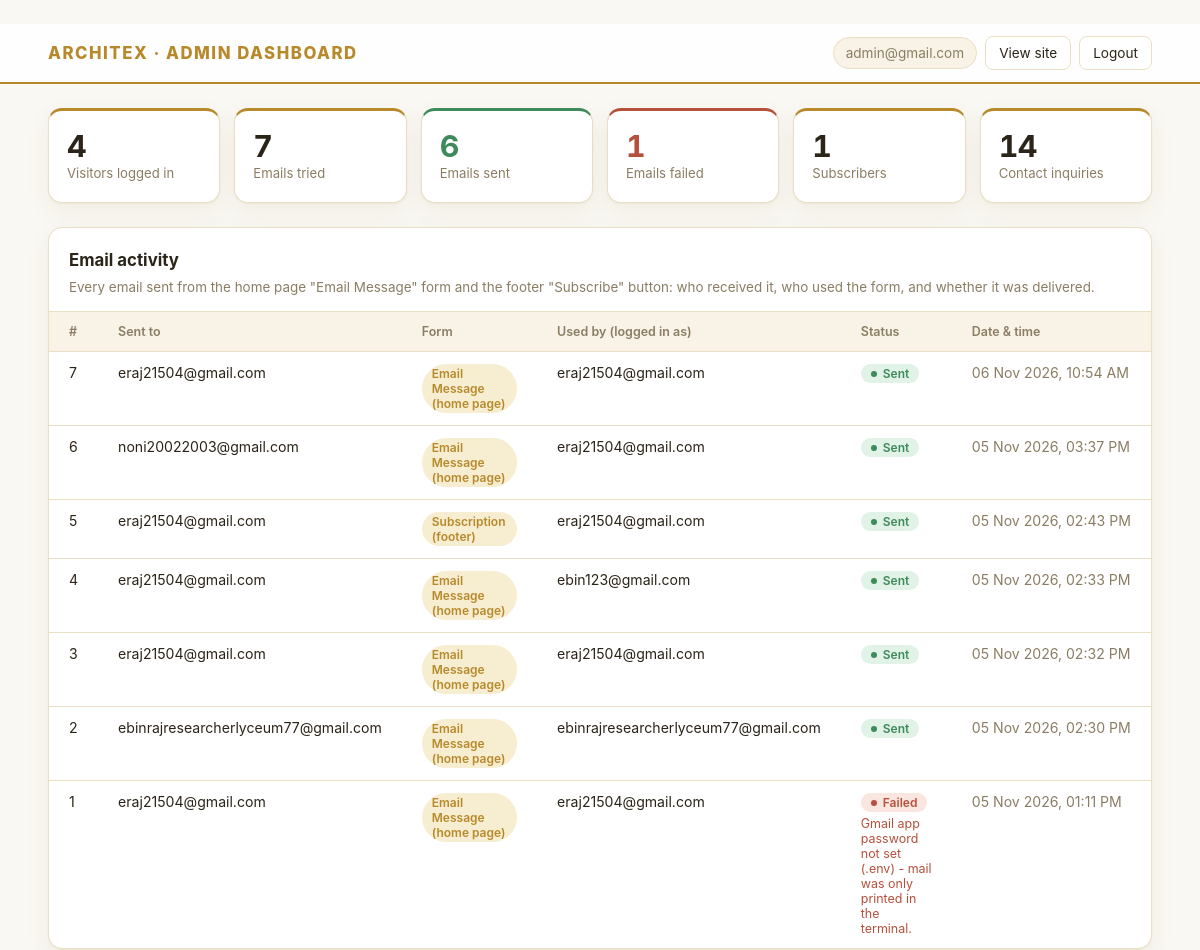
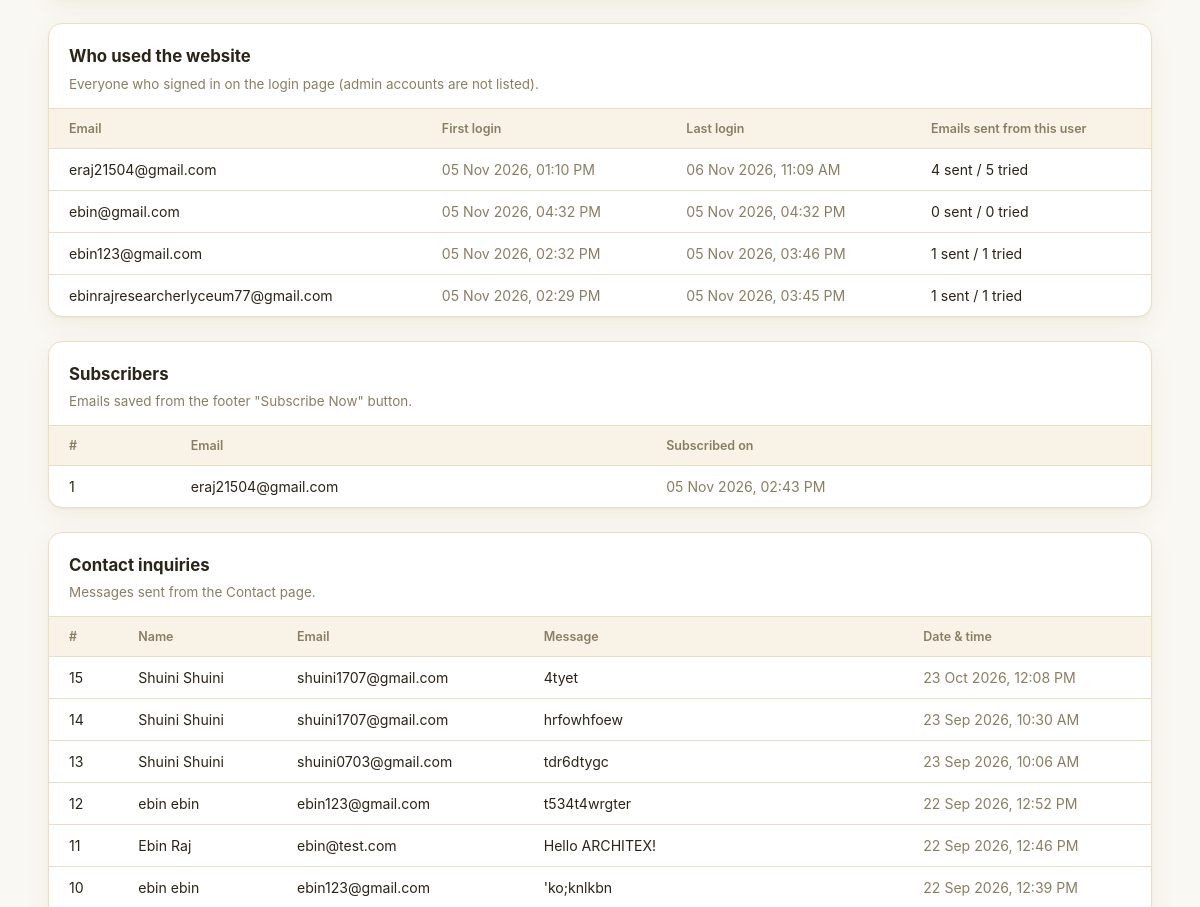
Before: /admin-dashboard/ (signed in, upper part) with the older database file (2 pictures, top to bottom).
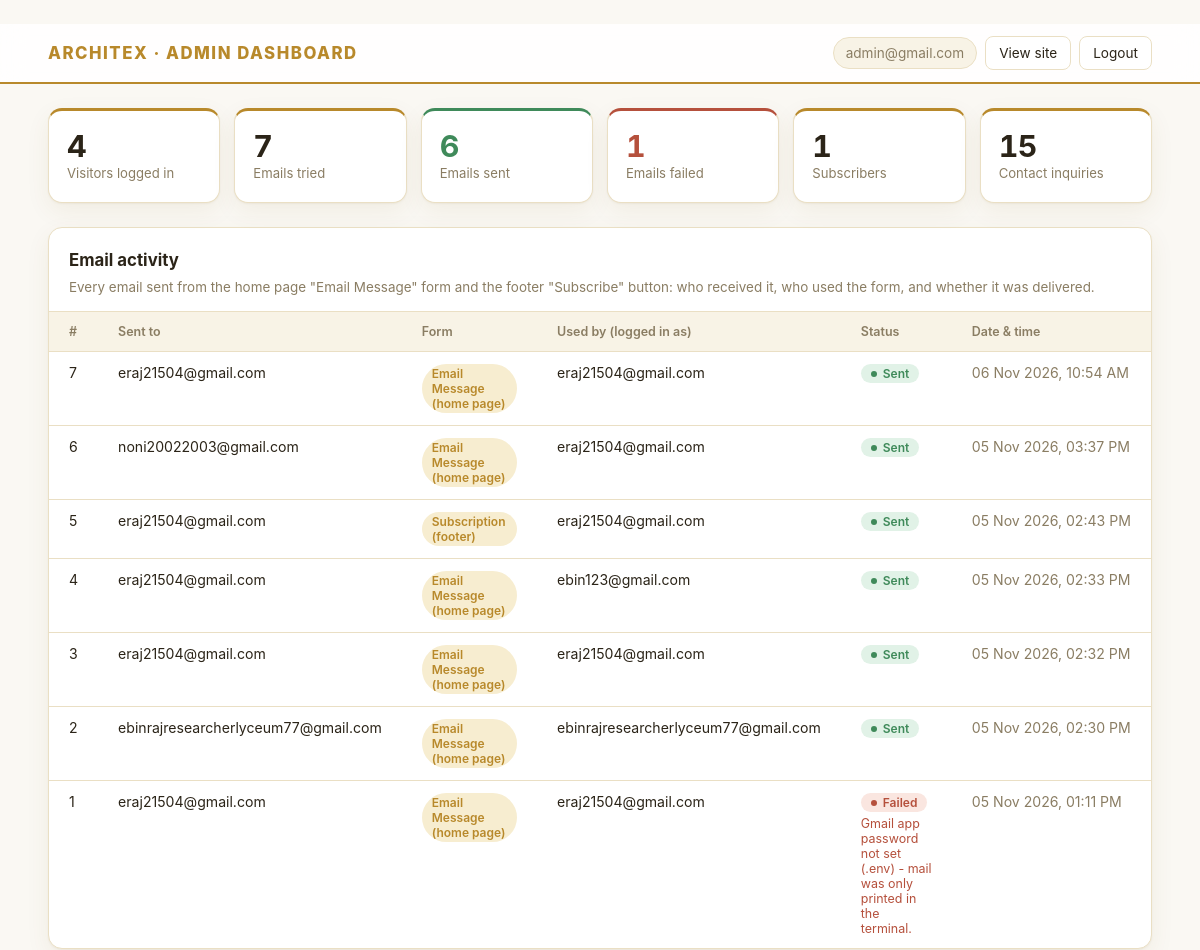
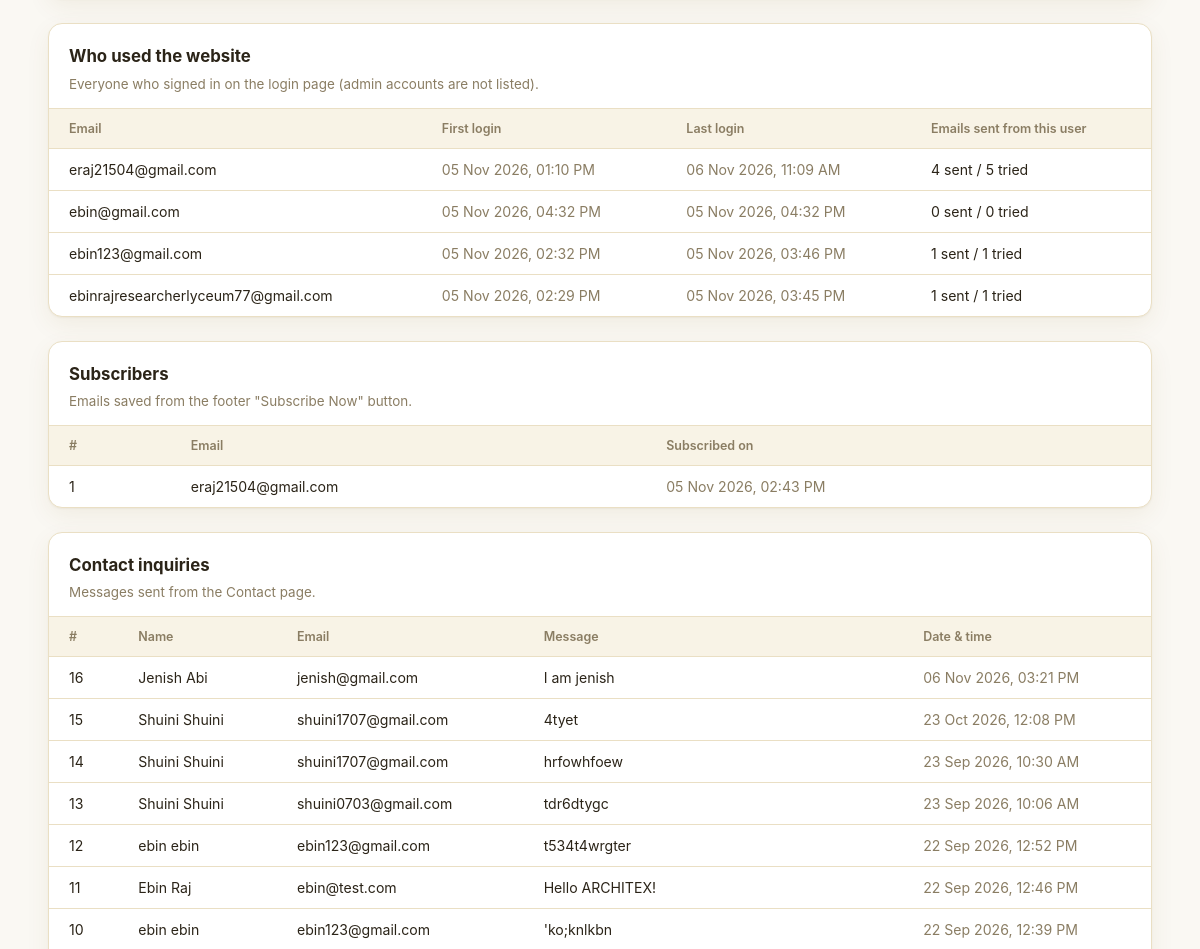
After: the same page with the newer database file (2 pictures, top to bottom).
### myapp/models.py (models this page shows, shortened)
class EmailLog(models.Model):
    KIND_CHOICES = [
        ('message', 'Email Message (home page)'),
        ('subscribe', 'Subscription (footer)'),
    ]
    recipient = models.EmailField()
    kind = models.CharField(max_length=20, choices=KIND_CHOICES)
    subject = models.CharField(max_length=255, blank=True)
    status = models.CharField(max_length=10, default='sent')
    error = models.TextField(blank=True)
    sent_by = models.ForeignKey(
        'auth.User', null=True, blank=True, on_delete=models.SET_NULL, related_name='email_logs'
    )
    created_at = models.DateTimeField(auto_now_add=True)
    class Meta:
        verbose_name = "Email Log"
        verbose_name_plural = "Email Logs"
        ordering = ['-id']

class Subscriber(models.Model):
    email = models.EmailField(unique=True)
    created_at = models.DateTimeField(auto_now_add=True)
    class Meta:
        verbose_name = "Subscriber"
        verbose_name_plural = "Subscribers"
        ordering = ['-id']

class Art(models.Model):
    name = models.CharField(max_length=100)
    lastname = models.CharField(max_length=100)
    email = models.EmailField()
    message = models.TextField()
    created_at = models.DateTimeField(auto_now_add=True, null=True, blank=True)
    class Meta:
        verbose_name = "Contact Inquiry"
        verbose_name_plural = "Contact Inquiries"
        ordering = ['-id']

### myapp/views.py (the view)
# urls.py: path("admin-dashboard/", views.admin_dashboard, name='admin_dashboard'),
@login_required
def admin_dashboard(request):
    if not request.user.is_staff:
        raise PermissionDenied
    try:
        EmailLog.objects.exists()
    except DatabaseError:
        return render(request, 'admin_dashboard.html', {
            'setup_error': 'Database is not up to date. Stop the server and run: python manage.py migrate',
            'visitors': [], 'email_logs': [], 'subscribers': [], 'inquiries': [],
        })
    visitors = (
        User.objects.filter(is_staff=False)
        .annotate(
            emails_total=Count('email_logs'),
            emails_sent=Count('email_logs', filter=Q(email_logs__status='sent')),
        )
        .order_by('-last_login', '-date_joined')
    )
    logs = EmailLog.objects.select_related('sent_by')
    context = {
        'visitors': visitors[:200],
        'visitor_count': visitors.count(),
        'email_logs': logs[:200],
        'emails_total': logs.count(),
        'emails_sent': logs.filter(status='sent').count(),
        'emails_failed': logs.filter(status='failed').count(),
        'subscribers': Subscriber.objects.all()[:200],
        'subscriber_count': Subscriber.objects.count(),
        'inquiries': Art.objects.all()[:200],
        'inquiry_count': Art.objects.count(),
    }
    return render(request, 'admin_dashboard.html', context)

### myapp/templates/admin_dashboard.html (shortened to what this page needs)
﻿<!DOCTYPE html>
<html lang="en">
<head>
</head>
<body>
    <header>
        <h1>ARCHITEX &middot; ADMIN DASHBOARD</h1>
        <div>
            <span class="who">{{ user.email }}</span>
            <a href="{% url 'home.html' %}">View site</a>
            <a href="{% url 'logout' %}">Logout</a>
        </div>
    </header>
    <main>
        <div class="stats">
            <div class="stat"><b>{{ visitor_count }}</b><span>Visitors logged in</span></div>
            <div class="stat"><b>{{ emails_total }}</b><span>Emails tried</span></div>
            <div class="stat ok"><b>{{ emails_sent }}</b><span>Emails sent</span></div>
            <div class="stat bad"><b>{{ emails_failed }}</b><span>Emails failed</span></div>
            <div class="stat"><b>{{ subscriber_count }}</b><span>Subscribers</span></div>
            <div class="stat"><b>{{ inquiry_count }}</b><span>Contact inquiries</span></div>
        </div>
        <section>
            <h2>Email activity</h2>
            <p class="hint">Every email sent from the home page "Email Message" form and the footer "Subscribe" button: who received it, who used the form, and whether it was delivered.</p>
            {% if email_logs %}
            <div class="table-wrap">
                <table>
                    <thead>
                        <tr><th>#</th><th>Sent to</th><th>Form</th><th>Used by (logged in as)</th><th>Status</th><th>Date &amp; time</th></tr>
                    </thead>
                    <tbody>
                        {% for log in email_logs %}
                        <tr>
                            <td>{{ log.id }}</td>
                            <td>{{ log.recipient }}</td>
                            <td><span class="badge kind">{{ log.get_kind_display }}</span></td>
                            <td>{% if log.sent_by %}{{ log.sent_by.email|default:log.sent_by.username }}{% else %}&mdash;{% endif %}</td>
                            <td>
                                <span class="badge {{ log.status }}">{{ log.status|title }}</span>
                                {% if log.error %}<div class="err">{{ log.error }}</div>{% endif %}
                            </td>
                            <td class="nowrap">{{ log.created_at|date:"d M Y, h:i A" }}</td>
                        </tr>
                        {% endfor %}
                    </tbody>
                </table>
            </div>
            {% else %}
            <p class="empty">No emails have been sent yet.</p>
            {% endif %}
        </section>
        <section>
            <h2>Who used the website</h2>
            <p class="hint">Everyone who signed in on the login page (admin accounts are not listed).</p>
            {% if visitors %}
            <div class="table-wrap">
                <table>
                    <thead>
                        <tr><th>Email</th><th>First login</th><th>Last login</th><th>Emails sent from this user</th></tr>
                    </thead>
                    <tbody>
                        {% for v in visitors %}
                        <tr>
                            <td>{{ v.email|default:v.username }}</td>
                            <td class="nowrap">{{ v.date_joined|date:"d M Y, h:i A" }}</td>
                            <td class="nowrap">{% if v.last_login %}{{ v.last_login|date:"d M Y, h:i A" }}{% else %}&mdash;{% endif %}</td>
                            <td>{{ v.emails_sent }} sent / {{ v.emails_total }} tried</td>
                        </tr>
                        {% endfor %}
                    </tbody>
                </table>
            </div>
            {% else %}
            <p class="empty">Nobody has logged in yet.</p>
            {% endif %}
        </section>
        <section>
            <h2>Subscribers</h2>
            <p class="hint">Emails saved from the footer "Subscribe Now" button.</p>
            {% if subscribers %}
            <div class="table-wrap">
                <table>
                    <thead><tr><th>#</th><th>Email</th><th>Subscribed on</th></tr></thead>
                    <tbody>
                        {% for s in subscribers %}
                        <tr><td>{{ s.id }}</td><td>{{ s.email }}</td><td class="nowrap">{{ s.created_at|date:"d M Y, h:i A" }}</td></tr>
                        {% endfor %}
                    </tbody>
                </table>
            </div>
            {% else %}
            <p class="empty">No subscribers yet.</p>
            {% endif %}
        </section>
        <section>
            <h2>Contact inquiries</h2>
            <p class="hint">Messages sent from the Contact page.</p>
            {% if inquiries %}
            <div class="table-wrap">
                <table>
                    <thead><tr><th>#</th><th>Name</th><th>Email</th><th>Message</th><th>Date &amp; time</th></tr></thead>
                    <tbody>
                        {% for q in inquiries %}
                        <tr>
                            <td>{{ q.id }}</td>
                            <td>{{ q.name }} {{ q.lastname }}</td>
                            <td>{{ q.email }}</td>
                            <td>{{ q.message|truncatechars:160 }}</td>
                            <td class="nowrap">{% if q.created_at %}{{ q.created_at|date:"d M Y, h:i A" }}{% else %}&mdash;{% endif %}</td>
                        </tr>
                        {% endfor %}
                    </tbody>
                </table>
            </div>
            {% else %}
            <p class="empty">No inquiries yet.</p>
            {% endif %}
        </section>
    </main>
</body>
</html>

### myapp/templates/admin_dashboard.html (style rules this page uses)
:root { --bg: #faf8f3; --surface: #ffffff; --surface-2: #f8f3e6; --line: #eadfc4; --text: #2b2418; --muted: #8a7d63; --accent: #b8892b; --accent-soft: #f7edd0; --ok: #3f8a5a; --ok-soft: #e1f2e7; --bad: #b5503c; --bad-soft: #fae6e0; --shadow: 0 1px 2px rgba(120,90,20,.06), 0 8px 24px rgba(120,90,20,.07); }
* { box-sizing: border-box; margin: 0; padding: 0; }
body { font-family: 'Inter', -apple-system, BlinkMacSystemFont, "Segoe UI", Roboto, sans-serif; background: var(--bg); color: var(--text); min-height: 100vh; line-height: 1.5; }
header { position: sticky; top: 0; z-index: 20; display: flex; flex-wrap: wrap; align-items: center; justify-content: space-between; gap: 10px; padding: 12px 4%; padding-top: calc(12px + env(safe-area-inset-top, 0px)); background: color-mix(in srgb, var(--surface) 85%, transparent); backdrop-filter: blur(12px); -webkit-backdrop-filter: blur(12px); border-bottom: 2px solid var(--accent); }
header h1 { font-size: 1.05rem; font-weight: 800; letter-spacing: 1.5px; color: var(--accent); }
header div { display: flex; flex-wrap: wrap; align-items: center; gap: 8px; }
header .who { font-size: .85rem; color: var(--muted); padding: 5px 12px; background: var(--surface-2); border: 1px solid var(--line); border-radius: 999px; }
header a { color: var(--text); text-decoration: none; border: 1px solid var(--line); background: var(--surface); padding: 6px 13px; border-radius: 8px; font-size: .85rem; transition: border-color .15s, background .15s; }
main { padding: 24px 4% 48px; max-width: 1240px; margin: 0 auto; }
.stats { display: grid; grid-template-columns: repeat(auto-fit, minmax(160px, 1fr)); gap: 14px; margin-bottom: 24px; }
.stat { background: var(--surface); border: 1px solid var(--line); border-radius: 14px; padding: 18px; box-shadow: var(--shadow); border-top: 3px solid var(--accent); }
.stat b { display: block; font-size: 1.9rem; line-height: 1.15; letter-spacing: -.5px; font-variant-numeric: tabular-nums; }
.stat span { font-size: .82rem; color: var(--muted); }
.stat.ok { border-top-color: var(--ok); }
.stat.ok b { color: var(--ok); }
.stat.bad { border-top-color: var(--bad); }
.stat.bad b { color: var(--bad); }
section { background: var(--surface); border: 1px solid var(--line); border-radius: 14px; padding: 20px 0 0; margin-bottom: 24px; box-shadow: var(--shadow); overflow: hidden; }
section h2 { font-size: 1.05rem; font-weight: 700; padding: 0 20px; margin-bottom: 4px; }
section p.hint { font-size: .84rem; color: var(--muted); padding: 0 20px; margin-bottom: 14px; }
.table-wrap { overflow-x: auto; -webkit-overflow-scrolling: touch; }
table { width: 100%; border-collapse: collapse; font-size: .88rem; min-width: 600px; }
th, td { text-align: left; padding: 12px 20px; border-top: 1px solid var(--line); vertical-align: top; }
th { background: var(--surface-2); font-size: .78rem; font-weight: 600; color: var(--muted); white-space: nowrap; }
td.nowrap { white-space: nowrap; color: var(--muted); }
.badge { display: inline-flex; align-items: center; gap: 6px; padding: 2px 10px; border-radius: 999px; font-size: .75rem; font-weight: 600; }
.badge.sent::before, .badge.failed::before { content: ""; width: 6px; height: 6px; border-radius: 50%; background: currentColor; }
.badge.sent { background: var(--ok-soft); color: var(--ok); }
.badge.failed { background: var(--bad-soft); color: var(--bad); }
.badge.kind { background: var(--accent-soft); color: var(--accent); }
.err { color: var(--bad); font-size: .78rem; margin-top: 4px; word-break: break-word; max-width: 320px; }

Changed rows visible on the page:
added Art: id "16", name "Jenish", lastname "Abi", email "jenish@gmail.com", message "I am jenish", created_at "06 Nov 2026, 03:21 PM"
Other visible differences:
{{ inquiry_count }}: "14" → "15"
